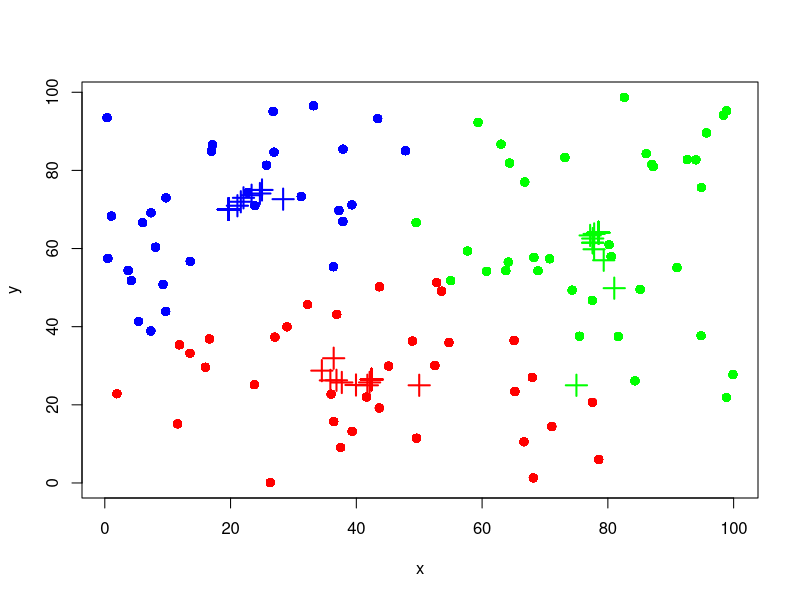
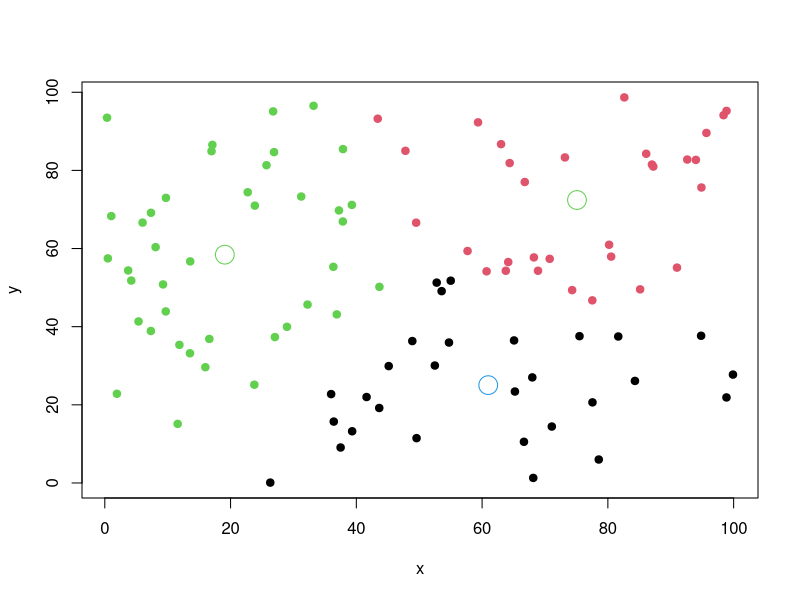

These charts were generated, in order, by the following R code:
# *****************Hierarchal Clustering*****************
library(fields)
library(ggplot2)
# dist() calculates the pairwise distances
# hclust() takes the pairwise dist. variable and gives a dendogram
# To view your dendogram you need plot() to plot it
# plot with as.dendogram() for a neater one
# heatmap() creates a heatmap

# *****************K-means Clustering*****************
# generalized minimum distance func for three clusters
distMin <- function(x,y,cx,cy){
    distTmp <- matrix(NA,nrow=3,ncol=length(x))
    distTmp[1,] <- (x-cx[1])^2 + (y-cy[1])^2
    distTmp[2,] <- (x-cx[2])^2 + (y-cy[2])^2
    distTmp[3,] <- (x-cx[3])^2 + (y-cy[3])^2  
    return(distTmp)
}
# sample x and y points
x <- c(runif(100,0,100))
y <- c(runif(100,0,100))
plot(x,y,type = "n")
# Sample cluster centroid points
cx <- c(50,25,75)
cy <- c(25,75,25)
minD <- distMin(x,y,cx,cy)
# Plot the centroids
for(i in 1:200){
        points(cx,cy,col=c("red","blue","green"),pch=3,cex=2,lwd=2)
        minD <- distMin(x,y,cx,cy)
        newClust <- apply(minD,2,which.min)
        cols <- c("red","blue","green")
        # Plotting points  acc to the cluster colors
        points(x,y,pch=19,col=cols[newClust])
        # getting the new centroid 
        cx <- tapply(x,newClust,mean)
        cy <- tapply(y,newClust,mean)
        # You have the new centroid, repeat the process
}
# dev.off()
# This BS could have been avoided by using kmeans fn
km <- kmeans(cbind(x,y),3)
plot(x,y,type="n")
points(x,y,col=km$cluster,pch = 19)
points(km$centers,col=km$centers,pch = 21, cex = 2.5)
# *****************Extras*****************
# which.min is a fn that can be used with apply to get min from row/col
# image fn can be used to display data
# ***************************************************
